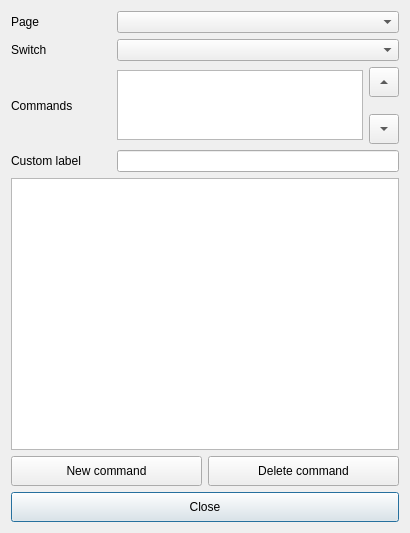
<?xml version="1.0" encoding="UTF-8"?>
<ui version="4.0">
 <class>commandEditDialog</class>
 <widget class="QDialog" name="commandEditDialog">
  <property name="geometry">
   <rect>
    <x>0</x>
    <y>0</y>
    <width>410</width>
    <height>533</height>
   </rect>
  </property>
  <property name="windowTitle">
   <string>Command editor</string>
  </property>
  <property name="styleSheet">
   <string notr="true"/>
  </property>
  <layout class="QVBoxLayout" name="verticalLayout_2">
   <item>
    <layout class="QHBoxLayout" name="horizontalLayout">
     <item>
      <widget class="QLabel" name="label_page">
       <property name="sizePolicy">
        <sizepolicy hsizetype="Fixed" vsizetype="Preferred">
         <horstretch>0</horstretch>
         <verstretch>0</verstretch>
        </sizepolicy>
       </property>
       <property name="minimumSize">
        <size>
         <width>100</width>
         <height>0</height>
        </size>
       </property>
       <property name="text">
        <string>Page</string>
       </property>
      </widget>
     </item>
     <item>
      <widget class="QComboBox" name="comboBoxPage">
       <property name="sizePolicy">
        <sizepolicy hsizetype="Expanding" vsizetype="Fixed">
         <horstretch>0</horstretch>
         <verstretch>0</verstretch>
        </sizepolicy>
       </property>
      </widget>
     </item>
    </layout>
   </item>
   <item>
    <layout class="QHBoxLayout" name="horizontalLayout_2">
     <item>
      <widget class="QLabel" name="label_switch">
       <property name="sizePolicy">
        <sizepolicy hsizetype="Fixed" vsizetype="Preferred">
         <horstretch>0</horstretch>
         <verstretch>0</verstretch>
        </sizepolicy>
       </property>
       <property name="minimumSize">
        <size>
         <width>100</width>
         <height>0</height>
        </size>
       </property>
       <property name="text">
        <string>Switch</string>
       </property>
      </widget>
     </item>
     <item>
      <widget class="QComboBox" name="comboBoxSwitch"/>
     </item>
    </layout>
   </item>
   <item>
    <layout class="QHBoxLayout" name="horizontalLayout_3">
     <item>
      <widget class="QLabel" name="label_command">
       <property name="sizePolicy">
        <sizepolicy hsizetype="Fixed" vsizetype="Preferred">
         <horstretch>0</horstretch>
         <verstretch>0</verstretch>
        </sizepolicy>
       </property>
       <property name="minimumSize">
        <size>
         <width>100</width>
         <height>0</height>
        </size>
       </property>
       <property name="text">
        <string>Commands</string>
       </property>
      </widget>
     </item>
     <item>
      <widget class="customListWidget" name="commandListWidget">
       <property name="sizePolicy">
        <sizepolicy hsizetype="Expanding" vsizetype="Fixed">
         <horstretch>0</horstretch>
         <verstretch>0</verstretch>
        </sizepolicy>
       </property>
       <property name="maximumSize">
        <size>
         <width>16777215</width>
         <height>70</height>
        </size>
       </property>
       <property name="dragEnabled">
        <bool>false</bool>
       </property>
       <property name="dragDropMode">
        <enum>QAbstractItemView::NoDragDrop</enum>
       </property>
       <property name="defaultDropAction">
        <enum>Qt::MoveAction</enum>
       </property>
       <property name="sortingEnabled">
        <bool>false</bool>
       </property>
      </widget>
     </item>
     <item>
      <layout class="QVBoxLayout" name="verticalLayout">
       <property name="spacing">
        <number>17</number>
       </property>
       <property name="sizeConstraint">
        <enum>QLayout::SetDefaultConstraint</enum>
       </property>
       <item>
        <widget class="QToolButton" name="toolButtonMoveUp">
         <property name="minimumSize">
          <size>
           <width>30</width>
           <height>30</height>
          </size>
         </property>
         <property name="styleSheet">
          <string notr="true"/>
         </property>
         <property name="text">
          <string>...</string>
         </property>
         <property name="arrowType">
          <enum>Qt::UpArrow</enum>
         </property>
        </widget>
       </item>
       <item>
        <widget class="QToolButton" name="toolButtonMoveDown">
         <property name="minimumSize">
          <size>
           <width>30</width>
           <height>30</height>
          </size>
         </property>
         <property name="styleSheet">
          <string notr="true"/>
         </property>
         <property name="text">
          <string>...</string>
         </property>
         <property name="arrowType">
          <enum>Qt::DownArrow</enum>
         </property>
        </widget>
       </item>
      </layout>
     </item>
    </layout>
   </item>
   <item>
    <layout class="QHBoxLayout" name="horizontalLayout_6">
     <item>
      <widget class="QLabel" name="label_custom">
       <property name="sizePolicy">
        <sizepolicy hsizetype="Fixed" vsizetype="Preferred">
         <horstretch>0</horstretch>
         <verstretch>0</verstretch>
        </sizepolicy>
       </property>
       <property name="minimumSize">
        <size>
         <width>100</width>
         <height>0</height>
        </size>
       </property>
       <property name="text">
        <string>Custom label</string>
       </property>
      </widget>
     </item>
     <item>
      <widget class="QLineEdit" name="lineEditCustomLabel">
       <property name="maxLength">
        <number>16</number>
       </property>
       <property name="clearButtonEnabled">
        <bool>true</bool>
       </property>
      </widget>
     </item>
    </layout>
   </item>
   <item>
    <widget class="QTableWidget" name="tableWidget"/>
   </item>
   <item>
    <layout class="QHBoxLayout" name="horizontalLayout_4">
     <item>
      <widget class="QPushButton" name="pushButtonNewCommand">
       <property name="minimumSize">
        <size>
         <width>0</width>
         <height>30</height>
        </size>
       </property>
       <property name="styleSheet">
        <string notr="true"/>
       </property>
       <property name="text">
        <string>New command</string>
       </property>
       <property name="autoDefault">
        <bool>false</bool>
       </property>
      </widget>
     </item>
     <item>
      <widget class="QPushButton" name="pushButtonDeleteCommand">
       <property name="minimumSize">
        <size>
         <width>0</width>
         <height>30</height>
        </size>
       </property>
       <property name="styleSheet">
        <string notr="true"/>
       </property>
       <property name="text">
        <string>Delete command</string>
       </property>
       <property name="autoDefault">
        <bool>false</bool>
       </property>
      </widget>
     </item>
    </layout>
   </item>
   <item>
    <layout class="QHBoxLayout" name="horizontalLayout_5">
     <item>
      <widget class="QPushButton" name="pushButtonClose">
       <property name="minimumSize">
        <size>
         <width>0</width>
         <height>30</height>
        </size>
       </property>
       <property name="styleSheet">
        <string notr="true"/>
       </property>
       <property name="text">
        <string>Close</string>
       </property>
       <property name="autoDefault">
        <bool>false</bool>
       </property>
       <property name="default">
        <bool>true</bool>
       </property>
       <property name="flat">
        <bool>false</bool>
       </property>
      </widget>
     </item>
    </layout>
   </item>
  </layout>
 </widget>
 <customwidgets>
  <customwidget>
   <class>customListWidget</class>
   <extends>QListWidget</extends>
   <header location="global">customlistwidget.h</header>
  </customwidget>
 </customwidgets>
 <resources/>
 <connections/>
</ui>
